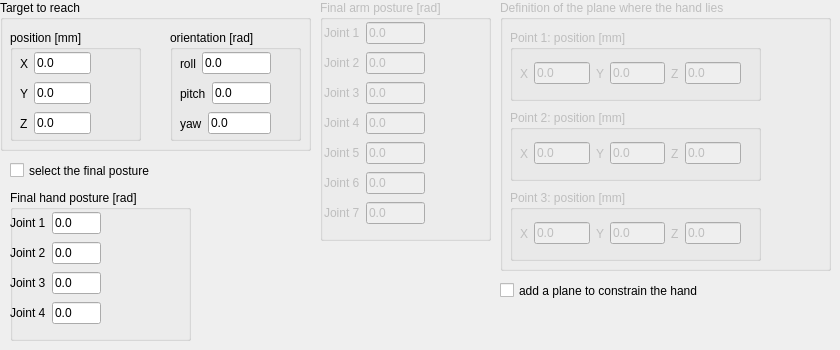
   <widget class="QWidget" name="tab__move">
    <attribute name="title">
     <string>Move settings</string>
    </attribute>
    <widget class="QCheckBox" name="checkBox_add_plane">
     <property name="geometry">
      <rect>
       <x>500</x>
       <y>280</y>
       <width>241</width>
       <height>21</height>
      </rect>
     </property>
     <property name="text">
      <string>add a plane to constrain the hand  </string>
     </property>
    </widget>
    <widget class="QGroupBox" name="groupBox_final_arm">
     <property name="enabled">
      <bool>false</bool>
     </property>
     <property name="geometry">
      <rect>
       <x>320</x>
       <y>0</y>
       <width>171</width>
       <height>241</height>
      </rect>
     </property>
     <property name="title">
      <string>Final arm posture [rad]</string>
     </property>
     <widget class="QWidget" name="layoutWidget_2">
      <property name="geometry">
       <rect>
        <x>4</x>
        <y>20</y>
        <width>101</width>
        <height>213</height>
       </rect>
      </property>
      <layout class="QVBoxLayout" name="verticalLayout_6">
       <item>
        <layout class="QHBoxLayout" name="horizontalLayout_46">
         <item>
          <widget class="QLabel" name="label_131">
           <property name="text">
            <string>Joint 1</string>
           </property>
          </widget>
         </item>
         <item>
          <widget class="QLineEdit" name="lineEdit_final_arm_1">
           <property name="text">
            <string>0.0</string>
           </property>
          </widget>
         </item>
        </layout>
       </item>
       <item>
        <layout class="QHBoxLayout" name="horizontalLayout_45">
         <item>
          <widget class="QLabel" name="label_132">
           <property name="text">
            <string>Joint 2</string>
           </property>
          </widget>
         </item>
         <item>
          <widget class="QLineEdit" name="lineEdit_final_arm_2">
           <property name="text">
            <string>0.0</string>
           </property>
          </widget>
         </item>
        </layout>
       </item>
       <item>
        <layout class="QHBoxLayout" name="horizontalLayout_44">
         <item>
          <widget class="QLabel" name="label_133">
           <property name="text">
            <string>Joint 3</string>
           </property>
          </widget>
         </item>
         <item>
          <widget class="QLineEdit" name="lineEdit_final_arm_3">
           <property name="text">
            <string>0.0</string>
           </property>
          </widget>
         </item>
        </layout>
       </item>
       <item>
        <layout class="QHBoxLayout" name="horizontalLayout_28">
         <item>
          <widget class="QLabel" name="label_134">
           <property name="text">
            <string>Joint 4</string>
           </property>
          </widget>
         </item>
         <item>
          <widget class="QLineEdit" name="lineEdit_final_arm_4">
           <property name="text">
            <string>0.0</string>
           </property>
          </widget>
         </item>
        </layout>
       </item>
       <item>
        <layout class="QHBoxLayout" name="horizontalLayout_27">
         <item>
          <widget class="QLabel" name="label_135">
           <property name="text">
            <string>Joint 5</string>
           </property>
          </widget>
         </item>
         <item>
          <widget class="QLineEdit" name="lineEdit_final_arm_5">
           <property name="text">
            <string>0.0</string>
           </property>
          </widget>
         </item>
        </layout>
       </item>
       <item>
        <layout class="QHBoxLayout" name="horizontalLayout_25">
         <item>
          <widget class="QLabel" name="label_136">
           <property name="text">
            <string>Joint 6</string>
           </property>
          </widget>
         </item>
         <item>
          <widget class="QLineEdit" name="lineEdit_final_arm_6">
           <property name="text">
            <string>0.0</string>
           </property>
          </widget>
         </item>
        </layout>
       </item>
       <item>
        <layout class="QHBoxLayout" name="horizontalLayout_19">
         <item>
          <widget class="QLabel" name="label_137">
           <property name="text">
            <string>Joint 7</string>
           </property>
          </widget>
         </item>
         <item>
          <widget class="QLineEdit" name="lineEdit_final_arm_7">
           <property name="text">
            <string>0.0</string>
           </property>
          </widget>
         </item>
        </layout>
       </item>
      </layout>
     </widget>
    </widget>
    <widget class="QGroupBox" name="groupBox_plane">
     <property name="enabled">
      <bool>false</bool>
     </property>
     <property name="geometry">
      <rect>
       <x>500</x>
       <y>0</y>
       <width>331</width>
       <height>271</height>
      </rect>
     </property>
     <property name="title">
      <string>Definition of the plane where the hand lies </string>
     </property>
     <widget class="QGroupBox" name="groupBox_plane_point_1">
      <property name="geometry">
       <rect>
        <x>10</x>
        <y>30</y>
        <width>251</width>
        <height>71</height>
       </rect>
      </property>
      <property name="title">
       <string>Point 1: position [mm]</string>
      </property>
      <widget class="QWidget" name="layoutWidget_3">
       <property name="geometry">
        <rect>
         <x>10</x>
         <y>30</y>
         <width>221</width>
         <height>27</height>
        </rect>
       </property>
       <layout class="QHBoxLayout" name="horizontalLayout_62">
        <item>
         <layout class="QHBoxLayout" name="horizontalLayout_55">
          <item>
           <widget class="QLabel" name="label_147">
            <property name="text">
             <string>X</string>
            </property>
           </widget>
          </item>
          <item>
           <widget class="QLineEdit" name="lineEdit_point_1_x">
            <property name="text">
             <string>0.0</string>
            </property>
           </widget>
          </item>
         </layout>
        </item>
        <item>
         <layout class="QHBoxLayout" name="horizontalLayout_53">
          <item>
           <widget class="QLabel" name="label_141">
            <property name="text">
             <string>Y</string>
            </property>
           </widget>
          </item>
          <item>
           <widget class="QLineEdit" name="lineEdit_point_1_y">
            <property name="text">
             <string>0.0</string>
            </property>
           </widget>
          </item>
         </layout>
        </item>
        <item>
         <layout class="QHBoxLayout" name="horizontalLayout_54">
          <item>
           <widget class="QLabel" name="label_146">
            <property name="text">
             <string>Z</string>
            </property>
           </widget>
          </item>
          <item>
           <widget class="QLineEdit" name="lineEdit_point_1_z">
            <property name="text">
             <string>0.0</string>
            </property>
           </widget>
          </item>
         </layout>
        </item>
       </layout>
      </widget>
     </widget>
     <widget class="QGroupBox" name="groupBox_plane_point_2">
      <property name="geometry">
       <rect>
        <x>10</x>
        <y>110</y>
        <width>251</width>
        <height>71</height>
       </rect>
      </property>
      <property name="title">
       <string>Point 2: position [mm]</string>
      </property>
      <widget class="QWidget" name="layoutWidget_8">
       <property name="geometry">
        <rect>
         <x>10</x>
         <y>30</y>
         <width>221</width>
         <height>27</height>
        </rect>
       </property>
       <layout class="QHBoxLayout" name="horizontalLayout_63">
        <item>
         <layout class="QHBoxLayout" name="horizontalLayout_56">
          <item>
           <widget class="QLabel" name="label_148">
            <property name="text">
             <string>X</string>
            </property>
           </widget>
          </item>
          <item>
           <widget class="QLineEdit" name="lineEdit_point_2_x">
            <property name="text">
             <string>0.0</string>
            </property>
           </widget>
          </item>
         </layout>
        </item>
        <item>
         <layout class="QHBoxLayout" name="horizontalLayout_57">
          <item>
           <widget class="QLabel" name="label_149">
            <property name="text">
             <string>Y</string>
            </property>
           </widget>
          </item>
          <item>
           <widget class="QLineEdit" name="lineEdit_point_2_y">
            <property name="text">
             <string>0.0</string>
            </property>
           </widget>
          </item>
         </layout>
        </item>
        <item>
         <layout class="QHBoxLayout" name="horizontalLayout_58">
          <item>
           <widget class="QLabel" name="label_150">
            <property name="text">
             <string>Z</string>
            </property>
           </widget>
          </item>
          <item>
           <widget class="QLineEdit" name="lineEdit_point_2_z">
            <property name="text">
             <string>0.0</string>
            </property>
           </widget>
          </item>
         </layout>
        </item>
       </layout>
      </widget>
     </widget>
     <widget class="QGroupBox" name="groupBox_plane_point_3">
      <property name="geometry">
       <rect>
        <x>10</x>
        <y>190</y>
        <width>251</width>
        <height>71</height>
       </rect>
      </property>
      <property name="title">
       <string>Point 3: position [mm]</string>
      </property>
      <widget class="QWidget" name="layoutWidget_9">
       <property name="geometry">
        <rect>
         <x>10</x>
         <y>30</y>
         <width>221</width>
         <height>27</height>
        </rect>
       </property>
       <layout class="QHBoxLayout" name="horizontalLayout_64">
        <item>
         <layout class="QHBoxLayout" name="horizontalLayout_59">
          <item>
           <widget class="QLabel" name="label_151">
            <property name="text">
             <string>X</string>
            </property>
           </widget>
          </item>
          <item>
           <widget class="QLineEdit" name="lineEdit_point_3_x">
            <property name="text">
             <string>0.0</string>
            </property>
           </widget>
          </item>
         </layout>
        </item>
        <item>
         <layout class="QHBoxLayout" name="horizontalLayout_60">
          <item>
           <widget class="QLabel" name="label_152">
            <property name="text">
             <string>Y</string>
            </property>
           </widget>
          </item>
          <item>
           <widget class="QLineEdit" name="lineEdit_point_3_y">
            <property name="text">
             <string>0.0</string>
            </property>
           </widget>
          </item>
         </layout>
        </item>
        <item>
         <layout class="QHBoxLayout" name="horizontalLayout_61">
          <item>
           <widget class="QLabel" name="label_153">
            <property name="text">
             <string>Z</string>
            </property>
           </widget>
          </item>
          <item>
           <widget class="QLineEdit" name="lineEdit_point_3_z">
            <property name="text">
             <string>0.0</string>
            </property>
           </widget>
          </item>
         </layout>
        </item>
       </layout>
      </widget>
     </widget>
    </widget>
    <widget class="QGroupBox" name="groupBox_target">
     <property name="geometry">
      <rect>
       <x>0</x>
       <y>0</y>
       <width>311</width>
       <height>151</height>
      </rect>
     </property>
     <property name="title">
      <string>Target to reach</string>
     </property>
     <widget class="QGroupBox" name="groupBox_target_pos">
      <property name="geometry">
       <rect>
        <x>10</x>
        <y>30</y>
        <width>131</width>
        <height>111</height>
       </rect>
      </property>
      <property name="title">
       <string>position [mm]</string>
      </property>
      <widget class="QWidget" name="layoutWidget_20">
       <property name="geometry">
        <rect>
         <x>10</x>
         <y>50</y>
         <width>71</width>
         <height>27</height>
        </rect>
       </property>
       <layout class="QHBoxLayout" name="horizontalLayout_41">
        <item>
         <widget class="QLabel" name="label_128">
          <property name="text">
           <string>Y</string>
          </property>
         </widget>
        </item>
        <item>
         <widget class="QLineEdit" name="lineEdit_target_y">
          <property name="text">
           <string>0.0</string>
          </property>
         </widget>
        </item>
       </layout>
      </widget>
      <widget class="QWidget" name="layoutWidget_21">
       <property name="geometry">
        <rect>
         <x>10</x>
         <y>80</y>
         <width>71</width>
         <height>27</height>
        </rect>
       </property>
       <layout class="QHBoxLayout" name="horizontalLayout_42">
        <item>
         <widget class="QLabel" name="label_129">
          <property name="text">
           <string>Z</string>
          </property>
         </widget>
        </item>
        <item>
         <widget class="QLineEdit" name="lineEdit_target_z">
          <property name="text">
           <string>0.0</string>
          </property>
         </widget>
        </item>
       </layout>
      </widget>
      <widget class="QWidget" name="layoutWidget_eng_tol_pos_7">
       <property name="geometry">
        <rect>
         <x>10</x>
         <y>20</y>
         <width>71</width>
         <height>27</height>
        </rect>
       </property>
       <layout class="QHBoxLayout" name="horizontalLayout_43">
        <item>
         <widget class="QLabel" name="label_130">
          <property name="text">
           <string>X</string>
          </property>
         </widget>
        </item>
        <item>
         <widget class="QLineEdit" name="lineEdit_target_x">
          <property name="text">
           <string>0.0</string>
          </property>
         </widget>
        </item>
       </layout>
      </widget>
     </widget>
     <widget class="QGroupBox" name="groupBox_target_orientation">
      <property name="geometry">
       <rect>
        <x>170</x>
        <y>30</y>
        <width>131</width>
        <height>111</height>
       </rect>
      </property>
      <property name="title">
       <string>orientation [rad]</string>
      </property>
      <widget class="QWidget" name="layoutWidget_22">
       <property name="geometry">
        <rect>
         <x>10</x>
         <y>50</y>
         <width>91</width>
         <height>27</height>
        </rect>
       </property>
       <layout class="QHBoxLayout" name="horizontalLayout_50">
        <item>
         <widget class="QLabel" name="label_138">
          <property name="text">
           <string>pitch</string>
          </property>
         </widget>
        </item>
        <item>
         <widget class="QLineEdit" name="lineEdit_target_pitch">
          <property name="text">
           <string>0.0</string>
          </property>
         </widget>
        </item>
       </layout>
      </widget>
      <widget class="QWidget" name="layoutWidget_23">
       <property name="geometry">
        <rect>
         <x>10</x>
         <y>80</y>
         <width>91</width>
         <height>27</height>
        </rect>
       </property>
       <layout class="QHBoxLayout" name="horizontalLayout_51">
        <item>
         <widget class="QLabel" name="label_139">
          <property name="text">
           <string>yaw</string>
          </property>
         </widget>
        </item>
        <item>
         <widget class="QLineEdit" name="lineEdit_target_yaw">
          <property name="text">
           <string>0.0</string>
          </property>
         </widget>
        </item>
       </layout>
      </widget>
      <widget class="QWidget" name="layoutWidget_eng_tol_pos_8">
       <property name="geometry">
        <rect>
         <x>10</x>
         <y>20</y>
         <width>91</width>
         <height>27</height>
        </rect>
       </property>
       <layout class="QHBoxLayout" name="horizontalLayout_52">
        <item>
         <widget class="QLabel" name="label_140">
          <property name="text">
           <string>roll</string>
          </property>
         </widget>
        </item>
        <item>
         <widget class="QLineEdit" name="lineEdit_target_roll">
          <property name="text">
           <string>0.0</string>
          </property>
         </widget>
        </item>
       </layout>
      </widget>
     </widget>
    </widget>
    <widget class="QGroupBox" name="groupBox_final_hand">
     <property name="geometry">
      <rect>
       <x>10</x>
       <y>190</y>
       <width>181</width>
       <height>151</height>
      </rect>
     </property>
     <property name="title">
      <string>Final hand posture [rad]</string>
     </property>
     <widget class="QWidget" name="layoutWidget_4">
      <property name="geometry">
       <rect>
        <x>0</x>
        <y>20</y>
        <width>91</width>
        <height>120</height>
       </rect>
      </property>
      <layout class="QVBoxLayout" name="verticalLayout_38">
       <item>
        <layout class="QHBoxLayout" name="horizontalLayout_49">
         <item>
          <widget class="QLabel" name="label_142">
           <property name="text">
            <string>Joint 1</string>
           </property>
          </widget>
         </item>
         <item>
          <widget class="QLineEdit" name="lineEdit_final_hand_1">
           <property name="text">
            <string>0.0</string>
           </property>
          </widget>
         </item>
        </layout>
       </item>
       <item>
        <layout class="QHBoxLayout" name="horizontalLayout_48">
         <item>
          <widget class="QLabel" name="label_143">
           <property name="text">
            <string>Joint 2</string>
           </property>
          </widget>
         </item>
         <item>
          <widget class="QLineEdit" name="lineEdit_final_hand_2">
           <property name="text">
            <string>0.0</string>
           </property>
          </widget>
         </item>
        </layout>
       </item>
       <item>
        <layout class="QHBoxLayout" name="horizontalLayout_47">
         <item>
          <widget class="QLabel" name="label_144">
           <property name="text">
            <string>Joint 3</string>
           </property>
          </widget>
         </item>
         <item>
          <widget class="QLineEdit" name="lineEdit_final_hand_3">
           <property name="text">
            <string>0.0</string>
           </property>
          </widget>
         </item>
        </layout>
       </item>
       <item>
        <layout class="QHBoxLayout" name="horizontalLayout_26">
         <item>
          <widget class="QLabel" name="label_145">
           <property name="text">
            <string>Joint 4</string>
           </property>
          </widget>
         </item>
         <item>
          <widget class="QLineEdit" name="lineEdit_final_hand_4">
           <property name="text">
            <string>0.0</string>
           </property>
          </widget>
         </item>
        </layout>
       </item>
      </layout>
     </widget>
    </widget>
    <widget class="QCheckBox" name="checkBox_sel_final_posture">
     <property name="geometry">
      <rect>
       <x>10</x>
       <y>160</y>
       <width>211</width>
       <height>21</height>
      </rect>
     </property>
     <property name="text">
      <string>select the final posture</string>
     </property>
    </widget>
   </widget>
